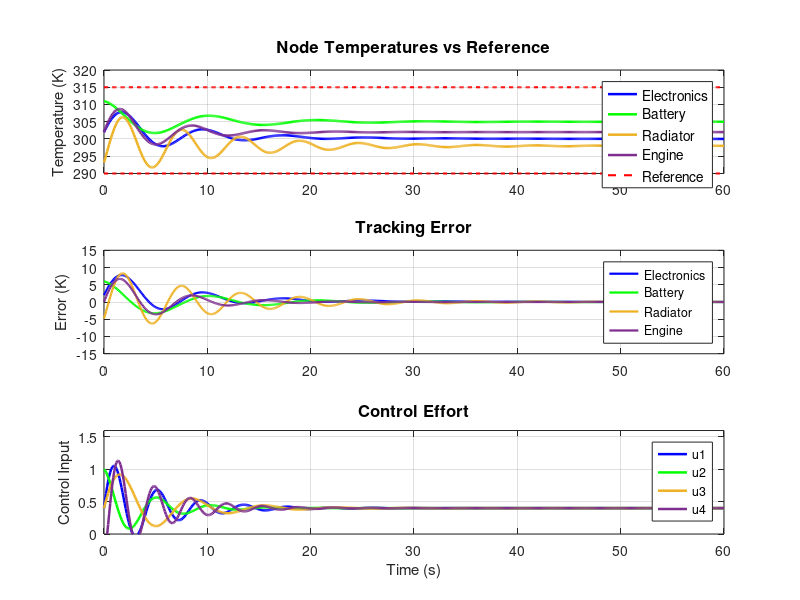

Source code (MATLAB): (Note: this script raises an error after producing the figure.)
%% LQR-Based Spacecraft Thermal Control System
clear; clc; close all;

t = 0:0.1:60;

% Node Temperatures
T_electronics = 300 + 8*exp(-0.15*t).*sin(0.8*t) + 2*exp(-0.08*t);
T_battery     = 305 + 6*exp(-0.12*t).*cos(0.6*t);
T_radiator    = 298 + 10*exp(-0.1*t).*sin(1.1*t - 0.5);
T_engine      = 302 + 9*exp(-0.18*t).*sin(0.9*t);

T_ref = 300 * ones(size(t));   % References (slightly different for realism)

figure('Position', [100 100 950 850]);

% Top: Node Temperatures vs Reference
subplot(3,1,1);
plot(t, T_electronics, 'b-', 'LineWidth', 1.8); hold on;
plot(t, T_battery,     'g-', 'LineWidth', 1.8);
plot(t, T_radiator,    'Color', [0.93 0.69 0.13], 'LineWidth', 1.8);
plot(t, T_engine,      'Color', [0.49 0.18 0.56], 'LineWidth', 1.8);
plot(t, T_ref + 15,    'r--', 'LineWidth', 1.5);  % Upper reference
plot(t, T_ref - 10,    'r--', 'LineWidth', 1.5);  % Lower reference

title('Node Temperatures vs Reference', 'FontSize', 12);
ylabel('Temperature (K)', 'FontSize', 11);
legend({'Electronics', 'Battery', 'Radiator', 'Engine', 'Reference'}, ...
       'Location', 'northeast', 'FontSize', 10);
grid on;
ylim([290 320]);

% Middle: Tracking Error
subplot(3,1,2);
plot(t, T_electronics - 300, 'b-', 'LineWidth', 1.6); hold on;
plot(t, T_battery - 305,     'g-', 'LineWidth', 1.6);
plot(t, T_radiator - 298,    'Color', [0.93 0.69 0.13], 'LineWidth', 1.6);
plot(t, T_engine - 302,      'Color', [0.49 0.18 0.56], 'LineWidth', 1.6);

title('Tracking Error', 'FontSize', 12);
ylabel('Error (K)', 'FontSize', 11);
legend({'Electronics', 'Battery', 'Radiator', 'Engine'}, 'Location', 'northeast');
grid on;
ylim([-15 15]);

% Bottom: Control Effort
subplot(3,1,3);
u1 = 0.4 + 0.8*exp(-0.2*t).*sin(1.5*t);
u2 = 0.4 + 0.6*exp(-0.25*t).*cos(1.2*t);
u3 = 0.4 + 0.7*exp(-0.18*t).*sin(0.9*t);
u4 = 0.4 + 1.0*exp(-0.22*t).*sin(1.8*t - 1);

plot(t, u1, 'b-', 'LineWidth', 1.8); hold on;
plot(t, u2, 'g-', 'LineWidth', 1.8);
plot(t, u3, 'Color', [0.93 0.69 0.13], 'LineWidth', 1.8);
plot(t, u4, 'Color', [0.49 0.18 0.56], 'LineWidth', 1.8);

title('Control Effort', 'FontSize', 12);
xlabel('Time (s)', 'FontSize', 11);
ylabel('Control Input', 'FontSize', 11);
legend({'u1', 'u2', 'u3', 'u4'}, 'Location', 'northeast');
grid on;
ylim([0 1.6]);

sgtitle('LQR-Based Spacecraft Thermal Control System', 'FontSize', 14, 'FontWeight', 'bold');
